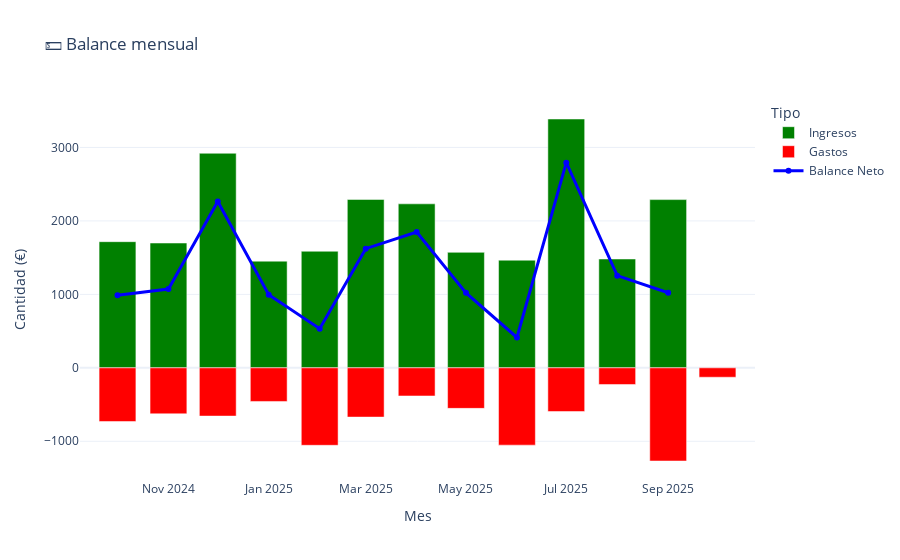
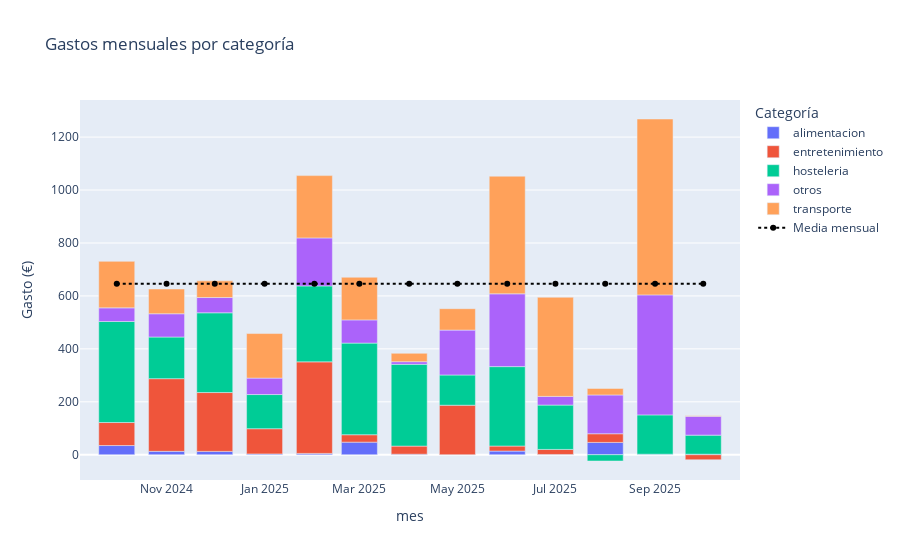
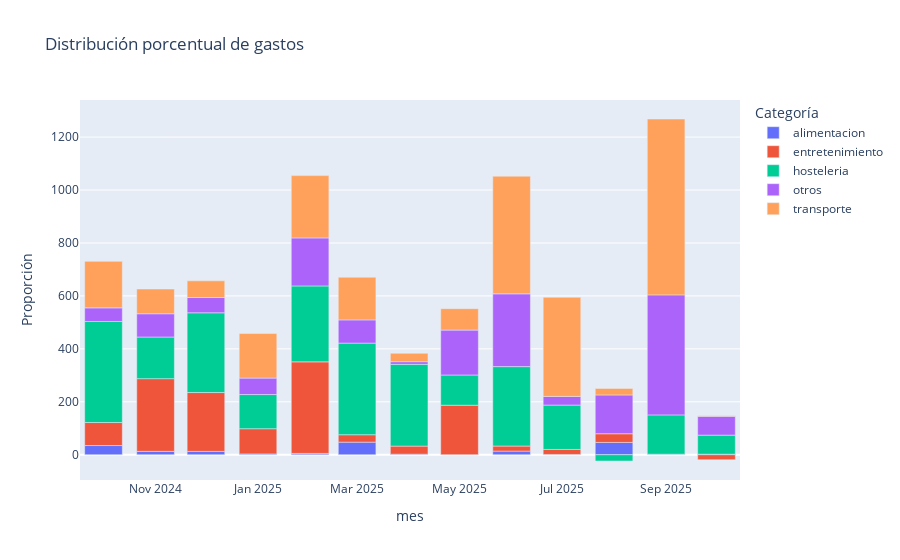
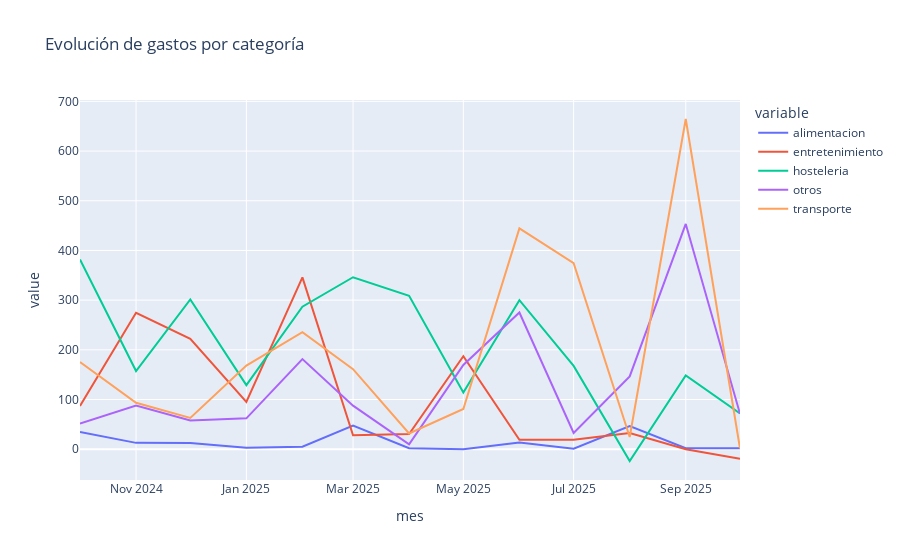

Notebook code for these charts, in order:
### Code cell
# Lectura de datos
excel = os.getcwd() + '/Data/Registros/' + "Inicio.xlsx"

gastos = pd.read_excel(excel, sheet_name=0).iloc[:, [0, 1, 2, 3] + [-2, -1]]
ingresos = pd.read_excel(excel, sheet_name=1).iloc[:, [0, 1, 2, 3] + [-2, -1]]
transferencias = pd.read_excel(excel, sheet_name=2).drop(columns=['Cantidad en divisa entrante', 'Divisa saliente', 'Divisa entrante']).iloc[:-1]

gastos.columns = ["fecha", "categoria", "cuenta", "cantidad", "etiquetas", "comentario"]
ingresos.columns = ["fecha", "categoria", "cuenta", "cantidad", "etiquetas", "comentario"]
transferencias.columns = ["fecha", "saliente", "entrante", "cantidad", "comentario"]

gastos['categoria'] = gastos['categoria'].apply(eliminar_tildes)
ingresos['categoria'] = ingresos['categoria'].apply(eliminar_tildes)

ingresos['tipo_logico'] = ingresos.apply(clasificar_ingreso, axis=1)
gastos['tipo_logico'] = gastos.apply(clasificar_ingreso, axis=1)
# Convertir fechas a formato datetime
for df in [gastos, ingresos, transferencias]:
    df["fecha"] = pd.to_datetime(df["fecha"], errors="coerce")

# Extraer nombres de cuentas
cuentas = set(gastos['cuenta']).union(ingresos['cuenta']).union(transferencias['saliente']).union(transferencias['entrante'])

# Crear objetos Account
cuentas_obj = {nombre: Account(nombre) for nombre in cuentas}

# Crear presupuesto y añadir cuentas
presupuesto = Budget()
for cuenta in cuentas_obj.values():
    presupuesto.add_account(cuenta)




cargar_saldos_iniciales(presupuesto, cuentas_obj, saldos_iniciales)


# Cargar ingresos (+) y gastos (-)
cargar_transacciones(ingresos, cuentas_obj, presupuesto, signo=1)
cargar_transacciones(gastos, cuentas_obj, presupuesto, signo=-1)

for _, fila in transferencias.iterrows():
    fecha = fila['fecha']
    cantidad = fila['cantidad']
    comentario = str(fila['comentario'])

    cuenta_origen = cuentas_obj[fila['saliente']]
    cuenta_destino = cuentas_obj[fila['entrante']]

    trans_salida = Transaction(
        amount=-cantidad,
        description=f"[TRANSFERENCIA SALIENTE] {comentario}",
        category="Transferencia",
        account=cuenta_origen,
        timestamp=fecha
    )

    trans_entrada = Transaction(
        amount=cantidad,
        description=f"[TRANSFERENCIA ENTRANTE] {comentario}",
        category="Transferencia",
        account=cuenta_destino,
        timestamp=fecha
    )

    presupuesto.add_transaction(trans_salida)
    presupuesto.add_transaction(trans_entrada)


print("Saldo total:", presupuesto.get_balance())

for nombre, cuenta in cuentas_obj.items():
    print(f"Cuenta: {nombre}, Saldo: {round(cuenta.balance,2)}")

ingresos = procesar_ingresos(ingresos)

print("💼 Resumen de ingresos:")
print(resumen_ingresos(ingresos))

print("\n📉 Gastos personales netos:")
print(calcular_gastos_netos(gastos, ingresos))

print("\n📅 Resumen mensual:")
print(resumen_mensual(gastos, ingresos))

# Procesar y calcular
ingresos = procesar_ingresos(ingresos)
gastos_netos = calcular_gastos_netos(gastos, ingresos)
resumen = resumen_mensual(gastos, ingresos)

# Visualizaciones
plot_balance_mensual(resumen)
plot_explicacion_gastos(gastos,ingresos)

# Porcentaje de ahorro
plot_porcentaje_ahorro(gastos, ingresos)

historial = crear_historial_cuentas_virtuales(ingresos, gastos, presupuesto, porcentaje_gasto=0.3)
historial

### Figure 1 — Plotly figure (JSON) as saved in the notebook; plotly's stock layout.template omitted (floating-point values rounded to 4 significant figures)
{"data": [{"marker": {"color": "green"}, "name": "Ingresos", "type": "bar", "x": ["2024-10", "2024-11", "2024-12", "2025-01", "2025-02", "2025-03", "2025-04", "2025-05", "2025-06", "2025-07", "2025-08", "2025-09", "2025-10"], "y": [1717.0, 1699.0, 2921.0, 1452.0, 1587.0, 2292.0, 2233.0, 1572.0, 1465.0, 3388.0, 1482.0, 2290.0, NaN]}, {"marker": {"color": "red"}, "name": "Gastos", "type": "bar", "x": ["2024-10", "2024-11", "2024-12", "2025-01", "2025-02", "2025-03", "2025-04", "2025-05", "2025-06", "2025-07", "2025-08", "2025-09", "2025-10"], "y": [-730.5, -626.1, -656.9, -457.8, -1054.0, -670.4, -383.1, -551.7, -1052.0, -594.8, -226.7, -1268.0, -127.8]}, {"line": {"color": "blue", "width": 3}, "name": "Balance Neto", "type": "scatter", "x": ["2024-10", "2024-11", "2024-12", "2025-01", "2025-02", "2025-03", "2025-04", "2025-05", "2025-06", "2025-07", "2025-08", "2025-09", "2025-10"], "y": [986.9, 1073.0, 2264.0, 994.5, 532.7, 1622.0, 1849.0, 1021.0, 413.2, 2793.0, 1255.0, 1022.0, NaN]}], "layout": {"autosize": true, "barmode": "relative", "legend": {"title": {"text": "Tipo"}}, "title": {"text": "💵 Balance mensual"}, "xaxis": {"autorange": true, "range": ["2024-09-08 17:22:35.1439", "2025-10-23 06:37:24.8561"], "title": {"text": "Mes"}, "type": "date"}, "yaxis": {"autorange": true, "range": [-1527.0, 3646.0], "title": {"text": "Cantidad (€)"}, "type": "linear"}}}

### Figure 2 — Plotly figure (JSON) as saved in the notebook; plotly's stock layout.template omitted (floating-point values rounded to 4 significant figures)
{"data": [{"hovertemplate": "Categoría=alimentacion<br>mes=%{x}<br>Gasto (€)=%{y}<extra></extra>", "legendgroup": "alimentacion", "marker": {"color": "#636efa", "pattern": {"shape": ""}}, "name": "alimentacion", "orientation": "v", "showlegend": true, "textposition": "auto", "type": "bar", "x": ["2024-10", "2024-11", "2024-12", "2025-01", "2025-02", "2025-03", "2025-04", "2025-05", "2025-06", "2025-07", "2025-08", "2025-09", "2025-10"], "xaxis": "x", "y": [34.69, 12.78, 12.61, 3.19, 4.99, 47.56, 2.0, 0.0, 13.73, 1.0, 46.5, 2.0, 2.0], "yaxis": "y"}, {"hovertemplate": "Categoría=entretenimiento<br>mes=%{x}<br>Gasto (€)=%{y}<extra></extra>", "legendgroup": "entretenimiento", "marker": {"color": "#EF553B", "pattern": {"shape": ""}}, "name": "entretenimiento", "orientation": "v", "showlegend": true, "textposition": "auto", "type": "bar", "x": ["2024-10", "2024-11", "2024-12", "2025-01", "2025-02", "2025-03", "2025-04", "2025-05", "2025-06", "2025-07", "2025-08", "2025-09", "2025-10"], "xaxis": "x", "y": [86.95, 274.6, 222.3, 95.1, 345.9, 27.99, 30.6, 187.0, 19.1, 19.0, 32.8, 0.0, -19.0], "yaxis": "y"}, {"hovertemplate": "Categoría=hosteleria<br>mes=%{x}<br>Gasto (€)=%{y}<extra></extra>", "legendgroup": "hosteleria", "marker": {"color": "#00cc96", "pattern": {"shape": ""}}, "name": "hosteleria", "orientation": "v", "showlegend": true, "textposition": "auto", "type": "bar", "x": ["2024-10", "2024-11", "2024-12", "2025-01", "2025-02", "2025-03", "2025-04", "2025-05", "2025-06", "2025-07", "2025-08", "2025-09", "2025-10"], "xaxis": "x", "y": [381.8, 157.3, 301.3, 129.0, 286.9, 346.1, 308.9, 114.2, 300.0, 167.6, -23.7, 148.5, 72.04], "yaxis": "y"}, {"hovertemplate": "Categoría=otros<br>mes=%{x}<br>Gasto (€)=%{y}<extra></extra>", "legendgroup": "otros", "marker": {"color": "#ab63fa", "pattern": {"shape": ""}}, "name": "otros", "orientation": "v", "showlegend": true, "textposition": "auto", "type": "bar", "x": ["2024-10", "2024-11", "2024-12", "2025-01", "2025-02", "2025-03", "2025-04", "2025-05", "2025-06", "2025-07", "2025-08", "2025-09", "2025-10"], "xaxis": "x", "y": [51.5, 87.95, 57.64, 62.11, 181.4, 87.68, 10.0, 169.5, 275.0, 32.78, 146.6, 453.3, 71.35], "yaxis": "y"}, {"hovertemplate": "Categoría=transporte<br>mes=%{x}<br>Gasto (€)=%{y}<extra></extra>", "legendgroup": "transporte", "marker": {"color": "#FFA15A", "pattern": {"shape": ""}}, "name": "transporte", "orientation": "v", "showlegend": true, "textposition": "auto", "type": "bar", "x": ["2024-10", "2024-11", "2024-12", "2025-01", "2025-02", "2025-03", "2025-04", "2025-05", "2025-06", "2025-07", "2025-08", "2025-09", "2025-10"], "xaxis": "x", "y": [175.6, 93.5, 63.05, 168.4, 235.4, 161.0, 31.6, 80.95, 444.4, 374.4, 24.54, 664.5, 1.42], "yaxis": "y"}, {"line": {"color": "black", "dash": "dot"}, "marker": {"size": 6, "symbol": "circle"}, "mode": "lines+markers", "name": "Media mensual", "type": "scatter", "x": ["2024-10", "2024-11", "2024-12", "2025-01", "2025-02", "2025-03", "2025-04", "2025-05", "2025-06", "2025-07", "2025-08", "2025-09", "2025-10"], "y": [646.2, 646.2, 646.2, 646.2, 646.2, 646.2, 646.2, 646.2, 646.2, 646.2, 646.2, 646.2, 646.2]}], "layout": {"autosize": true, "barmode": "relative", "legend": {"title": {"text": "Categoría"}, "tracegroupgap": 0}, "title": {"text": "Gastos mensuales por categoría"}, "xaxis": {"anchor": "y", "autorange": true, "domain": [0, 1], "range": ["2024-09-08 16:23:33.3548", "2025-10-23 07:36:26.6452"], "title": {"text": "mes"}, "type": "date"}, "yaxis": {"anchor": "x", "autorange": true, "domain": [0, 1], "range": [-95.48, 1340.0], "title": {"text": "Gasto (€)"}, "type": "linear"}}}

### Figure 3 — Plotly figure (JSON) as saved in the notebook; plotly's stock layout.template omitted (floating-point values rounded to 4 significant figures)
{"data": [{"hovertemplate": "Categoría=alimentacion<br>mes=%{x}<br>Proporción=%{y}<extra></extra>", "legendgroup": "alimentacion", "marker": {"color": "#636efa", "pattern": {"shape": ""}}, "name": "alimentacion", "orientation": "v", "showlegend": true, "textposition": "auto", "type": "bar", "x": ["2024-10", "2024-11", "2024-12", "2025-01", "2025-02", "2025-03", "2025-04", "2025-05", "2025-06", "2025-07", "2025-08", "2025-09", "2025-10"], "xaxis": "x", "y": [34.69, 12.78, 12.61, 3.19, 4.99, 47.56, 2.0, 0.0, 13.73, 1.0, 46.5, 2.0, 2.0], "yaxis": "y"}, {"hovertemplate": "Categoría=entretenimiento<br>mes=%{x}<br>Proporción=%{y}<extra></extra>", "legendgroup": "entretenimiento", "marker": {"color": "#EF553B", "pattern": {"shape": ""}}, "name": "entretenimiento", "orientation": "v", "showlegend": true, "textposition": "auto", "type": "bar", "x": ["2024-10", "2024-11", "2024-12", "2025-01", "2025-02", "2025-03", "2025-04", "2025-05", "2025-06", "2025-07", "2025-08", "2025-09", "2025-10"], "xaxis": "x", "y": [86.95, 274.6, 222.3, 95.1, 345.9, 27.99, 30.6, 187.0, 19.1, 19.0, 32.8, 0.0, -19.0], "yaxis": "y"}, {"hovertemplate": "Categoría=hosteleria<br>mes=%{x}<br>Proporción=%{y}<extra></extra>", "legendgroup": "hosteleria", "marker": {"color": "#00cc96", "pattern": {"shape": ""}}, "name": "hosteleria", "orientation": "v", "showlegend": true, "textposition": "auto", "type": "bar", "x": ["2024-10", "2024-11", "2024-12", "2025-01", "2025-02", "2025-03", "2025-04", "2025-05", "2025-06", "2025-07", "2025-08", "2025-09", "2025-10"], "xaxis": "x", "y": [381.8, 157.3, 301.3, 129.0, 286.9, 346.1, 308.9, 114.2, 300.0, 167.6, -23.7, 148.5, 72.04], "yaxis": "y"}, {"hovertemplate": "Categoría=otros<br>mes=%{x}<br>Proporción=%{y}<extra></extra>", "legendgroup": "otros", "marker": {"color": "#ab63fa", "pattern": {"shape": ""}}, "name": "otros", "orientation": "v", "showlegend": true, "textposition": "auto", "type": "bar", "x": ["2024-10", "2024-11", "2024-12", "2025-01", "2025-02", "2025-03", "2025-04", "2025-05", "2025-06", "2025-07", "2025-08", "2025-09", "2025-10"], "xaxis": "x", "y": [51.5, 87.95, 57.64, 62.11, 181.4, 87.68, 10.0, 169.5, 275.0, 32.78, 146.6, 453.3, 71.35], "yaxis": "y"}, {"hovertemplate": "Categoría=transporte<br>mes=%{x}<br>Proporción=%{y}<extra></extra>", "legendgroup": "transporte", "marker": {"color": "#FFA15A", "pattern": {"shape": ""}}, "name": "transporte", "orientation": "v", "showlegend": true, "textposition": "auto", "type": "bar", "x": ["2024-10", "2024-11", "2024-12", "2025-01", "2025-02", "2025-03", "2025-04", "2025-05", "2025-06", "2025-07", "2025-08", "2025-09", "2025-10"], "xaxis": "x", "y": [175.6, 93.5, 63.05, 168.4, 235.4, 161.0, 31.6, 80.95, 444.4, 374.4, 24.54, 664.5, 1.42], "yaxis": "y"}], "layout": {"autosize": true, "barmode": "relative", "legend": {"title": {"text": "Categoría"}, "tracegroupgap": 0}, "title": {"text": "Distribución porcentual de gastos"}, "xaxis": {"anchor": "y", "autorange": true, "domain": [0, 1], "range": ["2024-09-17", "2025-10-15"], "title": {"text": "mes"}, "type": "date"}, "yaxis": {"anchor": "x", "autorange": true, "domain": [0, 1], "range": [-95.48, 1340.0], "title": {"text": "Proporción"}, "type": "linear"}}}

### Figure 4 — Plotly figure (JSON) as saved in the notebook; plotly's stock layout.template omitted (floating-point values rounded to 4 significant figures)
{"data": [{"hovertemplate": "variable=alimentacion<br>mes=%{x}<br>value=%{y}<extra></extra>", "legendgroup": "alimentacion", "line": {"color": "#636efa", "dash": "solid"}, "marker": {"symbol": "circle"}, "mode": "lines", "name": "alimentacion", "orientation": "v", "showlegend": true, "type": "scatter", "x": ["2024-10", "2024-11", "2024-12", "2025-01", "2025-02", "2025-03", "2025-04", "2025-05", "2025-06", "2025-07", "2025-08", "2025-09", "2025-10"], "xaxis": "x", "y": [34.69, 12.78, 12.61, 3.19, 4.99, 47.56, 2.0, 0.0, 13.73, 1.0, 46.5, 2.0, 2.0], "yaxis": "y"}, {"hovertemplate": "variable=entretenimiento<br>mes=%{x}<br>value=%{y}<extra></extra>", "legendgroup": "entretenimiento", "line": {"color": "#EF553B", "dash": "solid"}, "marker": {"symbol": "circle"}, "mode": "lines", "name": "entretenimiento", "orientation": "v", "showlegend": true, "type": "scatter", "x": ["2024-10", "2024-11", "2024-12", "2025-01", "2025-02", "2025-03", "2025-04", "2025-05", "2025-06", "2025-07", "2025-08", "2025-09", "2025-10"], "xaxis": "x", "y": [86.95, 274.6, 222.3, 95.1, 345.9, 27.99, 30.6, 187.0, 19.1, 19.0, 32.8, 0.0, -19.0], "yaxis": "y"}, {"hovertemplate": "variable=hosteleria<br>mes=%{x}<br>value=%{y}<extra></extra>", "legendgroup": "hosteleria", "line": {"color": "#00cc96", "dash": "solid"}, "marker": {"symbol": "circle"}, "mode": "lines", "name": "hosteleria", "orientation": "v", "showlegend": true, "type": "scatter", "x": ["2024-10", "2024-11", "2024-12", "2025-01", "2025-02", "2025-03", "2025-04", "2025-05", "2025-06", "2025-07", "2025-08", "2025-09", "2025-10"], "xaxis": "x", "y": [381.8, 157.3, 301.3, 129.0, 286.9, 346.1, 308.9, 114.2, 300.0, 167.6, -23.7, 148.5, 72.04], "yaxis": "y"}, {"hovertemplate": "variable=otros<br>mes=%{x}<br>value=%{y}<extra></extra>", "legendgroup": "otros", "line": {"color": "#ab63fa", "dash": "solid"}, "marker": {"symbol": "circle"}, "mode": "lines", "name": "otros", "orientation": "v", "showlegend": true, "type": "scatter", "x": ["2024-10", "2024-11", "2024-12", "2025-01", "2025-02", "2025-03", "2025-04", "2025-05", "2025-06", "2025-07", "2025-08", "2025-09", "2025-10"], "xaxis": "x", "y": [51.5, 87.95, 57.64, 62.11, 181.4, 87.68, 10.0, 169.5, 275.0, 32.78, 146.6, 453.3, 71.35], "yaxis": "y"}, {"hovertemplate": "variable=transporte<br>mes=%{x}<br>value=%{y}<extra></extra>", "legendgroup": "transporte", "line": {"color": "#FFA15A", "dash": "solid"}, "marker": {"symbol": "circle"}, "mode": "lines", "name": "transporte", "orientation": "v", "showlegend": true, "type": "scatter", "x": ["2024-10", "2024-11", "2024-12", "2025-01", "2025-02", "2025-03", "2025-04", "2025-05", "2025-06", "2025-07", "2025-08", "2025-09", "2025-10"], "xaxis": "x", "y": [175.6, 93.5, 63.05, 168.4, 235.4, 161.0, 31.6, 80.95, 444.4, 374.4, 24.54, 664.5, 1.42], "yaxis": "y"}], "layout": {"autosize": true, "legend": {"title": {"text": "variable"}, "tracegroupgap": 0}, "title": {"text": "Evolución de gastos por categoría"}, "xaxis": {"anchor": "y", "autorange": true, "domain": [0, 1], "range": ["2024-10-01", "2025-10-01"], "title": {"text": "mes"}, "type": "date"}, "yaxis": {"anchor": "x", "autorange": true, "domain": [0, 1], "range": [-61.93, 702.8], "title": {"text": "value"}, "type": "linear"}}}
